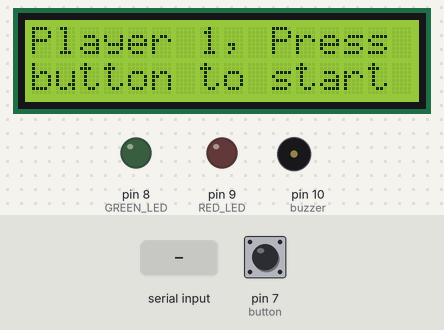
The sketch below on a simulated Arduino Uno, built with avr-gcc and run on an emulated ATmega328P. Parts: 16×2 character LCD, output pins drawn as LEDs (lit = HIGH), buzzer (waves = sounding). Inputs (shaded band) come from the test bench; at power-on: pin 7 (button) LOW. What the sketch prints to the serial monitor is not drawn.

Above: at 1.2 s.
1.3 s: pin 7 (button) pulled HIGH for 0.15 s
At 2.5 s:
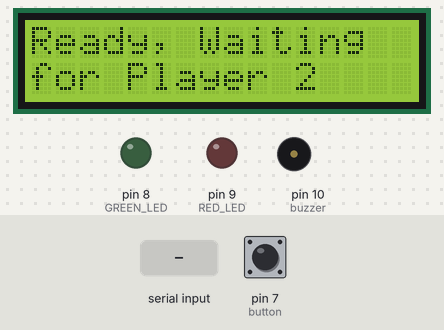
2.9 s: "b" received over Serial
At 3.6 s:
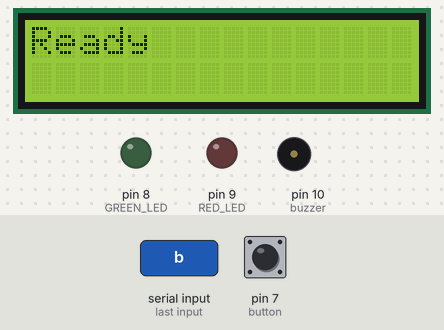
At 4.15 s:
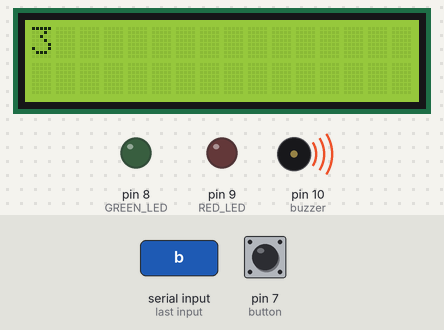
5.9 s: pin 7 (button) pulled HIGH for 3.2 s
21.1 s: pin 7 (button) pulled HIGH for 1 s
Timing chart, 0 to 24.1 s (numbered marks = the images above; inputs shaded):
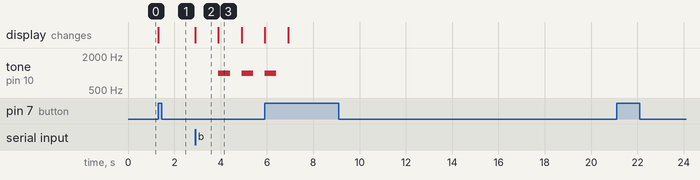

The sketch:

ppagu2lab6.ino
```cpp
/*
   1- Author1: Francis Pagulayan - 665900279
    - Author2: Osman Khan  - 658639478
   2- Lab: Lab 6 - Serial Communication
   3- Description:
   a) In your own words, what is this code supposed to do?
    This code is for player one of a two player racing game that utilizes two arduinos communicating through serial communcation.

   b) Explain the division of labor between the teammates.
    We each wrote our own code ad built our own arduino then came into lab together and figured out how to make them communicate with each other

   4- Serial Communication: describe how serial communication works in this lab. (include in this description the pin numbers you used)
    In this lab, we write an "a" to designate a button push on my arduino and a "B" to designate a button push on the other arduino. First we check if there is anything available
    in the serial and if so we assign a variable with what it is. Then, we check if the value is the corresponding letter for each player and do their resective action.
    We are using pins 0 and 1 for serial communication.
    pin 7 is the button
    Pin 8 and 9 are the green and red led respectively
    pin 10 is the buzzer


   5- References: https://robotic-controls.com/learn/arduino/arduino-arduino-serial-communication
   https://iot-guider.com/arduino/serial-communication-between-two-arduino-boards/
   https://www.arduino.cc/reference/en/language/functions/communication/serial/
   6- Demo: In person demo With Michael
*/

#include <LiquidCrystal.h>

const int rs = 12, en = 11, d4 = 5, d5 = 4, d6 = 3, d7 = 2;
LiquidCrystal lcd(rs, en, d4, d5, d6, d7); // Initialize the LCD

int roundp1 = 1;
int roundp2 = 1;

unsigned long lastDebounceTime = 0;
unsigned long debounceDelay = 500;

const int button = 7;
int lastButtonState = LOW;
int buttonState = LOW;

const int GREEN_LED = 8;
const int RED_LED = 9;

const int buzzer = 10;

int playerscore = 0;
bool readyState = false;
bool p2readyState = false;

char incomingByte;

int player1Pos = 0; // Initialize player 1 position to the start
int player2Pos = 0; // Initialize player 2 position to the start

void setup()
{
  lastButtonState = LOW;
  buttonState = LOW;
  lcd.begin(16, 2); // Initialize the LCD
  pinMode(button, INPUT);
  pinMode(GREEN_LED, OUTPUT);
  digitalWrite(GREEN_LED, LOW);
  pinMode(RED_LED, OUTPUT);
  digitalWrite(RED_LED, LOW);
  pinMode(buzzer, OUTPUT);
  lcd.print("Player 1, Press"); // Display message to player 1
  lcd.setCursor(0, 1);
  lcd.print("button to start");
  Serial.begin(9600);
}

void loop() {
  unsigned long currentMillis = millis();  // Get current time
  buttonState = digitalRead(button);       // Read button state

  if (Serial.available() > 0) {  // If there's incoming serial data
    incomingByte = Serial.read();
    if (incomingByte == 'b') {  // If player 2 is ready
      p2readyState = true;
    }
  }
  if (!readyState && buttonState == HIGH && (millis() - lastDebounceTime) > debounceDelay) {
      lastButtonState = buttonState;
      lcd.clear();
      lcd.setCursor(0, 0);
      lcd.write("Ready, Waiting");
      lcd.setCursor(0, 1);
      lcd.write("for Player 2");
      readyState = true;
      Serial.write('a');  // Send signal to player 2 to indicate readiness
    }
  if (readyState && p2readyState) {  // If both players are ready
    lcd.clear();
    lcd.setCursor(0, 0);
    lcd.write("Ready");
    delay(1000);
    lcd.clear();
    lcd.setCursor(0, 0);
    lcd.write("3");
    tone(buzzer, 1000, 500);  // Beep the buzzer
    delay(1000);
    lcd.clear();
    lcd.setCursor(0, 0);
    lcd.write("2");
    tone(buzzer, 1000, 500);  // Beep the buzzer
    delay(1000);
    lcd.clear();
    lcd.setCursor(0, 0);
    lcd.write("1");
    tone(buzzer, 1000, 500);  // Beep the buzzer
    delay(1000);
    lcd.clear();
    lcd.setCursor(0, 0);
    lcd.write("Go!!!");
    delay(500);
    lcd.clear();

    while (readyState && p2readyState) {  // Start the game loop
      buttonState = digitalRead(button);
      if (Serial.available() > 0) {  // If there's incoming serial data
        incomingByte = Serial.read();
        if (incomingByte == 'b') {  // If player 2 moves
          player2Pos++;             // Move player 2 one position to the right
        }
        Serial.flush();
      }
      if (buttonState != lastButtonState && ((millis() - lastDebounceTime) > debounceDelay)) {
        lastButtonState = buttonState;
        player1Pos++;  // Move player 1 one position to the right
        Serial.write('a');
        lastDebounceTime = millis();  // Reset debounce timer
      }
      if (player1Pos == 15) {
        player1Pos = 0;
        roundp1++;
        lcd.setCursor(0, 0);
        lcd.print("               #");
        lcd.setCursor(0, 0);
      }
      if (player2Pos == 15) {
        player2Pos = 0;
        roundp2++;
        lcd.setCursor(0, 1);
        lcd.print("               #");
        lcd.setCursor(0, 1);
      }
      lcd.setCursor(0, 0);
      if (roundp1 == 2) {
        lcd.print("               #");
      } else {
        lcd.print("                ");
      }
      lcd.setCursor(player1Pos, 0);
      lcd.write("X");  // Display player 1's character

      lcd.setCursor(0, 1);
      if ( roundp2 == 2) {
        lcd.print("               #");
      } else {
        lcd.print("                ");
      }
      lcd.setCursor(player2Pos, 1);
      lcd.write("O");


      if (roundp1 == 3) {               // If player 1 reaches the end
        digitalWrite(GREEN_LED, HIGH);  // Turn on the green LED
        readyState = false;
        p2readyState = false;
        incomingByte = 'c';
        player1Pos = 0;
        player2Pos = 0;
        roundp1 = 1;
        roundp2 = 1;
        delay(1000);
        Serial.flush();
        digitalWrite(GREEN_LED, LOW);
        setup();  // End the game loop
      } else if (roundp2 == 3) {
        digitalWrite(RED_LED, HIGH);  // Turn on the green LED
        readyState = false;
        p2readyState = false;
        incomingByte = 'c';
        player1Pos = 0;
        player2Pos = 0;
        roundp1 = 1;
        roundp2 = 1;
        delay(1000);
        Serial.flush();
        digitalWrite(RED_LED, LOW);
        setup();  // End the game loop
      }
    }
  }
  lastButtonState = buttonState;  // Save last button state
}
```

Measured:
- after the input at 1.3 s, the display: changes at once (image 1)
- after the input at 2.9 s, tone on pin 10 (buzzer): alternates 1000 Hz for 0.50 s and silent for 0.50 s, starting after 1.0 s; the display: changes at once (image 2)
- after the input at 21.1 s, every drawn part: stays the same
- what the display in image 2 shows lasts 1.0 s, from 2.9 s to 3.9 s
